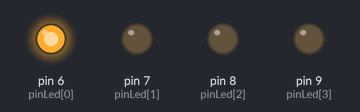
Simulated run of this sketch. Board: Arduino Uno, built with avr-gcc and run on an emulated ATmega328P. On the bench: output pins drawn as LEDs (lit = HIGH).

Above: at 0.2 s.
At 1.2 s:
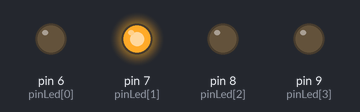
At 2.2 s:
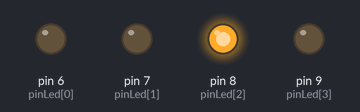
At 3.2 s:
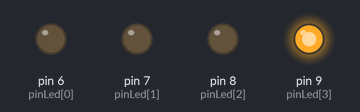
At 4.7 s:
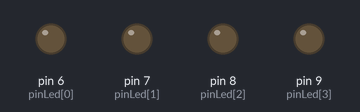
Timing chart, 0 to 5.2 s (numbered marks = the images above):
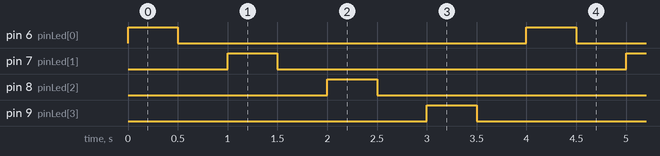

The sketch:

sketch_sep23c.ino
```cpp
// Menghidupkan semua LED secara berurutan
// Semua LED menjadi kelap-kelip secara berurutan
// Pengenalan proses looping

int i;
int timer = 500;
int pinLed[]={6,7,8,9};
int jmlPin = 4;

void setup() {
  // put your setup code here, to run once:
  for (int i=0; i<jmlPin; i++){
    pinMode(pinLed[i], OUTPUT);
  }
}
void loop() {
  // put your main code here, to run repeatedly:
  for (int i=0; i<jmlPin; i++){
    digitalWrite(pinLed[i],HIGH);
    delay(timer);
    digitalWrite(pinLed[i],LOW);
    delay(timer);
  }
}
```

Measured:
- by itself, pin 6 (pinLed[0]), pin 7 (pinLed[1]), pin 8 (pinLed[2]), pin 9 (pinLed[3]): alternates HIGH for 0.50 s and LOW for 3.5 s
- by itself, everything shown: repeats every 4.0 s, in 8 steps
